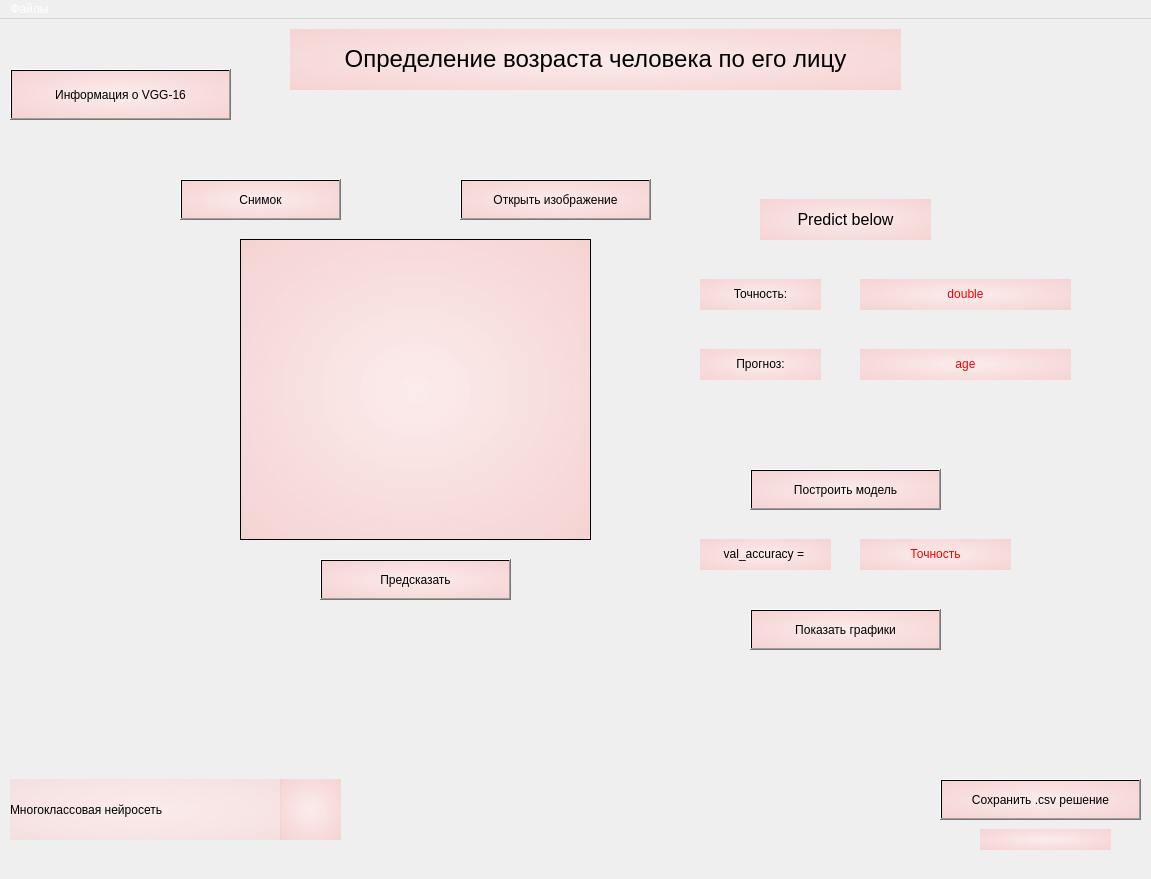
<?xml version="1.0" encoding="UTF-8"?>
<ui version="4.0">
 <class>mainWindow</class>
 <widget class="QMainWindow" name="mainWindow">
  <property name="windowModality">
   <enum>Qt::WindowModal</enum>
  </property>
  <property name="geometry">
   <rect>
    <x>0</x>
    <y>0</y>
    <width>1151</width>
    <height>879</height>
   </rect>
  </property>
  <property name="windowTitle">
   <string>MainWindow</string>
  </property>
  <property name="styleSheet">
   <string notr="true">border-image: url(:/newPrefixBack/back.jpg);</string>
  </property>
  <widget class="QWidget" name="centralwidget">
   <widget class="QLabel" name="label">
    <property name="geometry">
     <rect>
      <x>10</x>
      <y>760</y>
      <width>271</width>
      <height>61</height>
     </rect>
    </property>
    <property name="styleSheet">
     <string notr="true">font: 14pt &quot;Calibri&quot;;
border-image: url(:/newPrefixObj/1612493406_211-p-serii-tsvet-na-belom-fone-243.jpg);
background-color: qradialgradient(spread:pad, cx:0.5, cy:0.5, radius:2, fx:0.5, fy:0.5, stop:0 rgba(255, 235, 235, 206), stop:0.44 rgba(252, 128, 128, 80), stop:0.512438 rgba(124, 112, 118, 156), stop:0.751244 rgba(255, 188, 188, 80), stop:0.756219 rgba(255, 162, 162, 80), stop:1 rgba(255, 255, 255, 0));
background-color: qradialgradient(spread:pad, cx:0.5, cy:0.5, radius:2, fx:0.5, fy:0.5, stop:0 rgba(255, 235, 235, 206), stop:0.35 rgba(255, 188, 188, 80), stop:0.4 rgba(255, 162, 162, 80), stop:0.425 rgba(255, 132, 132, 156), stop:0.44 rgba(252, 128, 128, 80), stop:1 rgba(255, 255, 255, 0));</string>
    </property>
    <property name="text">
     <string>Многоклассовая нейросеть</string>
    </property>
   </widget>
   <widget class="QPushButton" name="createModelButton">
    <property name="geometry">
     <rect>
      <x>750</x>
      <y>450</y>
      <width>191</width>
      <height>41</height>
     </rect>
    </property>
    <property name="styleSheet">
     <string notr="true">font: 75 10pt &quot;MS Shell Dlg 2&quot;;
border-image: url(:/newPrefixObj/sunlight-white-simple-background-minimalism-sky-text-blue-gradient-texture-circle-atmosphere-gray-empty-light-color-fog-shape-line-screenshot-atmospheric-phenomenon-computer-wallpaper-atmosphere-of-earth-238647.jpg);
background-color: qradialgradient(spread:pad, cx:0.5, cy:0.5, radius:2, fx:0.5, fy:0.5, stop:0 rgba(255, 235, 235, 206), stop:0.44 rgba(252, 128, 128, 80), stop:0.512438 rgba(124, 112, 118, 156), stop:0.751244 rgba(255, 188, 188, 80), stop:0.756219 rgba(255, 162, 162, 80), stop:1 rgba(255, 255, 255, 0));</string>
    </property>
    <property name="text">
     <string>Построить модель</string>
    </property>
   </widget>
   <widget class="QPushButton" name="predictButton">
    <property name="geometry">
     <rect>
      <x>320</x>
      <y>540</y>
      <width>191</width>
      <height>41</height>
     </rect>
    </property>
    <property name="styleSheet">
     <string notr="true">background-color: qradialgradient(spread:pad, cx:0.5, cy:0.5, radius:2, fx:0.5, fy:0.5, stop:0 rgba(255, 235, 235, 206), stop:0.44 rgba(252, 128, 128, 80), stop:0.512438 rgba(124, 112, 118, 156), stop:0.751244 rgba(255, 188, 188, 80), stop:0.756219 rgba(255, 162, 162, 80), stop:1 rgba(255, 255, 255, 0));
border-image: url(:/newPrefixObj/sunlight-white-simple-background-minimalism-sky-text-blue-gradient-texture-circle-atmosphere-gray-empty-light-color-fog-shape-line-screenshot-atmospheric-phenomenon-computer-wallpaper-atmosphere-of-earth-238647.jpg);
font: 75 10pt &quot;MS Shell Dlg 2&quot;;</string>
    </property>
    <property name="text">
     <string>Предсказать</string>
    </property>
   </widget>
   <widget class="QPushButton" name="savecsvButton">
    <property name="geometry">
     <rect>
      <x>940</x>
      <y>760</y>
      <width>201</width>
      <height>41</height>
     </rect>
    </property>
    <property name="styleSheet">
     <string notr="true">background-color: qradialgradient(spread:pad, cx:0.5, cy:0.5, radius:2, fx:0.5, fy:0.5, stop:0 rgba(255, 235, 235, 206), stop:0.44 rgba(252, 128, 128, 80), stop:0.512438 rgba(124, 112, 118, 156), stop:0.751244 rgba(255, 188, 188, 80), stop:0.756219 rgba(255, 162, 162, 80), stop:1 rgba(255, 255, 255, 0));
border-image: url(:/newPrefixObj/sunlight-white-simple-background-minimalism-sky-text-blue-gradient-texture-circle-atmosphere-gray-empty-light-color-fog-shape-line-screenshot-atmospheric-phenomenon-computer-wallpaper-atmosphere-of-earth-238647.jpg);
font: 75 10pt &quot;MS Shell Dlg 2&quot;;</string>
    </property>
    <property name="text">
     <string>Сохранить .csv решение</string>
    </property>
   </widget>
   <widget class="QGraphicsView" name="graphicsView">
    <property name="geometry">
     <rect>
      <x>240</x>
      <y>220</y>
      <width>351</width>
      <height>301</height>
     </rect>
    </property>
    <property name="styleSheet">
     <string notr="true">background-color: qradialgradient(spread:pad, cx:0.5, cy:0.5, radius:2, fx:0.5, fy:0.5, stop:0 rgba(255, 235, 235, 206), stop:0.44 rgba(252, 128, 128, 80), stop:0.512438 rgba(124, 112, 118, 156), stop:0.751244 rgba(255, 188, 188, 80), stop:0.756219 rgba(255, 162, 162, 80), stop:1 rgba(255, 255, 255, 0));
border-image: url(:/newPrefixObj/sunlight-white-simple-background-minimalism-sky-text-blue-gradient-texture-circle-atmosphere-gray-empty-light-color-fog-shape-line-screenshot-atmospheric-phenomenon-computer-wallpaper-atmosphere-of-earth-238647.jpg);</string>
    </property>
   </widget>
   <widget class="QLabel" name="label_2">
    <property name="geometry">
     <rect>
      <x>290</x>
      <y>10</y>
      <width>611</width>
      <height>61</height>
     </rect>
    </property>
    <property name="styleSheet">
     <string notr="true">background-color: qradialgradient(spread:pad, cx:0.5, cy:0.5, radius:2, fx:0.5, fy:0.5, stop:0 rgba(255, 235, 235, 206), stop:0.44 rgba(252, 128, 128, 80), stop:0.512438 rgba(124, 112, 118, 156), stop:0.751244 rgba(255, 188, 188, 80), stop:0.756219 rgba(255, 162, 162, 80), stop:1 rgba(255, 255, 255, 0));
border-image: url(:/newPrefixObj/1612493406_211-p-serii-tsvet-na-belom-fone-243.jpg);
font: 16pt &quot;Calibri&quot;;</string>
    </property>
    <property name="text">
     <string>&lt;html&gt;&lt;head/&gt;&lt;body&gt;&lt;p align=&quot;center&quot;&gt;&lt;span style=&quot; font-size:18pt;&quot;&gt;Определение возраста человека по его лицу&lt;/span&gt;&lt;/p&gt;&lt;/body&gt;&lt;/html&gt;</string>
    </property>
   </widget>
   <widget class="QLabel" name="label_3">
    <property name="geometry">
     <rect>
      <x>700</x>
      <y>260</y>
      <width>121</width>
      <height>31</height>
     </rect>
    </property>
    <property name="styleSheet">
     <string notr="true">background-color: qradialgradient(spread:pad, cx:0.5, cy:0.5, radius:2, fx:0.5, fy:0.5, stop:0 rgba(255, 235, 235, 206), stop:0.44 rgba(252, 128, 128, 80), stop:0.512438 rgba(124, 112, 118, 156), stop:0.751244 rgba(255, 188, 188, 80), stop:0.756219 rgba(255, 162, 162, 80), stop:1 rgba(255, 255, 255, 0));
border-image: url(:/newPrefixObj/sunlight-white-simple-background-minimalism-sky-text-blue-gradient-texture-circle-atmosphere-gray-empty-light-color-fog-shape-line-screenshot-atmospheric-phenomenon-computer-wallpaper-atmosphere-of-earth-238647.jpg);
font: 12pt &quot;Calibri&quot;;</string>
    </property>
    <property name="text">
     <string>&lt;html&gt;&lt;head/&gt;&lt;body&gt;&lt;p align=&quot;center&quot;&gt;Точность:&lt;/p&gt;&lt;/body&gt;&lt;/html&gt;</string>
    </property>
   </widget>
   <widget class="QLabel" name="label_4">
    <property name="geometry">
     <rect>
      <x>700</x>
      <y>330</y>
      <width>121</width>
      <height>31</height>
     </rect>
    </property>
    <property name="styleSheet">
     <string notr="true">background-color: qradialgradient(spread:pad, cx:0.5, cy:0.5, radius:2, fx:0.5, fy:0.5, stop:0 rgba(255, 235, 235, 206), stop:0.44 rgba(252, 128, 128, 80), stop:0.512438 rgba(124, 112, 118, 156), stop:0.751244 rgba(255, 188, 188, 80), stop:0.756219 rgba(255, 162, 162, 80), stop:1 rgba(255, 255, 255, 0));
border-image: url(:/newPrefixObj/sunlight-white-simple-background-minimalism-sky-text-blue-gradient-texture-circle-atmosphere-gray-empty-light-color-fog-shape-line-screenshot-atmospheric-phenomenon-computer-wallpaper-atmosphere-of-earth-238647.jpg);
font: 12pt &quot;Calibri&quot;;</string>
    </property>
    <property name="text">
     <string>&lt;html&gt;&lt;head/&gt;&lt;body&gt;&lt;p align=&quot;center&quot;&gt;Прогноз:&lt;/p&gt;&lt;/body&gt;&lt;/html&gt;</string>
    </property>
   </widget>
   <widget class="QLabel" name="accuracy">
    <property name="geometry">
     <rect>
      <x>860</x>
      <y>260</y>
      <width>211</width>
      <height>31</height>
     </rect>
    </property>
    <property name="styleSheet">
     <string notr="true">background-color: qradialgradient(spread:pad, cx:0.5, cy:0.5, radius:2, fx:0.5, fy:0.5, stop:0 rgba(255, 235, 235, 206), stop:0.44 rgba(252, 128, 128, 80), stop:0.512438 rgba(124, 112, 118, 156), stop:0.751244 rgba(255, 188, 188, 80), stop:0.756219 rgba(255, 162, 162, 80), stop:1 rgba(255, 255, 255, 0));
border-image: url(:/newPrefixObj/sunlight-white-simple-background-minimalism-sky-text-blue-gradient-texture-circle-atmosphere-gray-empty-light-color-fog-shape-line-screenshot-atmospheric-phenomenon-computer-wallpaper-atmosphere-of-earth-238647.jpg);
font: 14pt &quot;Calibri&quot;;</string>
    </property>
    <property name="text">
     <string>&lt;html&gt;&lt;head/&gt;&lt;body&gt;&lt;p align=&quot;center&quot;&gt;&lt;span style=&quot; color:#ff0000;&quot;&gt;double&lt;/span&gt;&lt;/p&gt;&lt;/body&gt;&lt;/html&gt;</string>
    </property>
   </widget>
   <widget class="QLabel" name="prediction">
    <property name="geometry">
     <rect>
      <x>860</x>
      <y>330</y>
      <width>211</width>
      <height>31</height>
     </rect>
    </property>
    <property name="styleSheet">
     <string notr="true">background-color: qradialgradient(spread:pad, cx:0.5, cy:0.5, radius:2, fx:0.5, fy:0.5, stop:0 rgba(255, 235, 235, 206), stop:0.44 rgba(252, 128, 128, 80), stop:0.512438 rgba(124, 112, 118, 156), stop:0.751244 rgba(255, 188, 188, 80), stop:0.756219 rgba(255, 162, 162, 80), stop:1 rgba(255, 255, 255, 0));
font: 14pt &quot;Calibri&quot;;
border-image: url(:/newPrefixObj/sunlight-white-simple-background-minimalism-sky-text-blue-gradient-texture-circle-atmosphere-gray-empty-light-color-fog-shape-line-screenshot-atmospheric-phenomenon-computer-wallpaper-atmosphere-of-earth-238647.jpg);</string>
    </property>
    <property name="text">
     <string>&lt;html&gt;&lt;head/&gt;&lt;body&gt;&lt;p align=&quot;center&quot;&gt;&lt;span style=&quot; color:#ff0000;&quot;&gt;age&lt;/span&gt;&lt;/p&gt;&lt;/body&gt;&lt;/html&gt;</string>
    </property>
   </widget>
   <widget class="QPushButton" name="shootButton">
    <property name="geometry">
     <rect>
      <x>180</x>
      <y>160</y>
      <width>161</width>
      <height>41</height>
     </rect>
    </property>
    <property name="styleSheet">
     <string notr="true">background-color: qradialgradient(spread:pad, cx:0.5, cy:0.5, radius:2, fx:0.5, fy:0.5, stop:0 rgba(255, 235, 235, 206), stop:0.44 rgba(252, 128, 128, 80), stop:0.512438 rgba(124, 112, 118, 156), stop:0.751244 rgba(255, 188, 188, 80), stop:0.756219 rgba(255, 162, 162, 80), stop:1 rgba(255, 255, 255, 0));
border-image: url(:/newPrefixObj/sunlight-white-simple-background-minimalism-sky-text-blue-gradient-texture-circle-atmosphere-gray-empty-light-color-fog-shape-line-screenshot-atmospheric-phenomenon-computer-wallpaper-atmosphere-of-earth-238647.jpg);
font: 75 10pt &quot;MS Shell Dlg 2&quot;;
</string>
    </property>
    <property name="text">
     <string>Снимок</string>
    </property>
   </widget>
   <widget class="QLabel" name="val_accuracy">
    <property name="geometry">
     <rect>
      <x>860</x>
      <y>520</y>
      <width>151</width>
      <height>31</height>
     </rect>
    </property>
    <property name="styleSheet">
     <string notr="true">background-color: qradialgradient(spread:pad, cx:0.5, cy:0.5, radius:2, fx:0.5, fy:0.5, stop:0 rgba(255, 235, 235, 206), stop:0.44 rgba(252, 128, 128, 80), stop:0.512438 rgba(124, 112, 118, 156), stop:0.751244 rgba(255, 188, 188, 80), stop:0.756219 rgba(255, 162, 162, 80), stop:1 rgba(255, 255, 255, 0));
border-image: url(:/newPrefixObj/sunlight-white-simple-background-minimalism-sky-text-blue-gradient-texture-circle-atmosphere-gray-empty-light-color-fog-shape-line-screenshot-atmospheric-phenomenon-computer-wallpaper-atmosphere-of-earth-238647.jpg);
font: 10pt &quot;MS Shell Dlg 2&quot;;</string>
    </property>
    <property name="text">
     <string>&lt;html&gt;&lt;head/&gt;&lt;body&gt;&lt;p align=&quot;center&quot;&gt;&lt;span style=&quot; color:#ff0000;&quot;&gt;Точность&lt;/span&gt;&lt;/p&gt;&lt;/body&gt;&lt;/html&gt;</string>
    </property>
   </widget>
   <widget class="QPushButton" name="openImageButton">
    <property name="geometry">
     <rect>
      <x>460</x>
      <y>160</y>
      <width>191</width>
      <height>41</height>
     </rect>
    </property>
    <property name="styleSheet">
     <string notr="true">background-color: qradialgradient(spread:pad, cx:0.5, cy:0.5, radius:2, fx:0.5, fy:0.5, stop:0 rgba(255, 235, 235, 206), stop:0.44 rgba(252, 128, 128, 80), stop:0.512438 rgba(124, 112, 118, 156), stop:0.751244 rgba(255, 188, 188, 80), stop:0.756219 rgba(255, 162, 162, 80), stop:1 rgba(255, 255, 255, 0));
border-image: url(:/newPrefixObj/sunlight-white-simple-background-minimalism-sky-text-blue-gradient-texture-circle-atmosphere-gray-empty-light-color-fog-shape-line-screenshot-atmospheric-phenomenon-computer-wallpaper-atmosphere-of-earth-238647.jpg);
font: 75 10pt &quot;MS Shell Dlg 2&quot;;</string>
    </property>
    <property name="text">
     <string>Открыть изображение</string>
    </property>
   </widget>
   <widget class="QLabel" name="label_5">
    <property name="geometry">
     <rect>
      <x>700</x>
      <y>520</y>
      <width>131</width>
      <height>31</height>
     </rect>
    </property>
    <property name="styleSheet">
     <string notr="true">background-color: qradialgradient(spread:pad, cx:0.5, cy:0.5, radius:2, fx:0.5, fy:0.5, stop:0 rgba(255, 235, 235, 206), stop:0.44 rgba(252, 128, 128, 80), stop:0.512438 rgba(124, 112, 118, 156), stop:0.751244 rgba(255, 188, 188, 80), stop:0.756219 rgba(255, 162, 162, 80), stop:1 rgba(255, 255, 255, 0));
border-image: url(:/newPrefixObj/sunlight-white-simple-background-minimalism-sky-text-blue-gradient-texture-circle-atmosphere-gray-empty-light-color-fog-shape-line-screenshot-atmospheric-phenomenon-computer-wallpaper-atmosphere-of-earth-238647.jpg);
font: 75 10pt &quot;MS Shell Dlg 2&quot;;</string>
    </property>
    <property name="text">
     <string>&lt;html&gt;&lt;head/&gt;&lt;body&gt;&lt;p align=&quot;center&quot;&gt;val_accuracy = &lt;/p&gt;&lt;/body&gt;&lt;/html&gt;</string>
    </property>
   </widget>
   <widget class="QLabel" name="saveAnswer">
    <property name="geometry">
     <rect>
      <x>980</x>
      <y>810</y>
      <width>131</width>
      <height>21</height>
     </rect>
    </property>
    <property name="styleSheet">
     <string notr="true">background-color: qradialgradient(spread:pad, cx:0.5, cy:0.5, radius:2, fx:0.5, fy:0.5, stop:0 rgba(255, 235, 235, 206), stop:0.44 rgba(252, 128, 128, 80), stop:0.512438 rgba(124, 112, 118, 156), stop:0.751244 rgba(255, 188, 188, 80), stop:0.756219 rgba(255, 162, 162, 80), stop:1 rgba(255, 255, 255, 0));
border-image: url(:/newPrefixObj/20bc56977efc63a66c8c8ed2413875ec.jpg);
font: 75 10pt &quot;MS Shell Dlg 2&quot;;</string>
    </property>
    <property name="text">
     <string>&lt;html&gt;&lt;head/&gt;&lt;body&gt;&lt;p align=&quot;center&quot;&gt;&lt;br/&gt;&lt;/p&gt;&lt;/body&gt;&lt;/html&gt;</string>
    </property>
   </widget>
   <widget class="QPushButton" name="graphicsButton">
    <property name="geometry">
     <rect>
      <x>750</x>
      <y>590</y>
      <width>191</width>
      <height>41</height>
     </rect>
    </property>
    <property name="styleSheet">
     <string notr="true">background-color: qradialgradient(spread:pad, cx:0.5, cy:0.5, radius:2, fx:0.5, fy:0.5, stop:0 rgba(255, 235, 235, 206), stop:0.44 rgba(252, 128, 128, 80), stop:0.512438 rgba(124, 112, 118, 156), stop:0.751244 rgba(255, 188, 188, 80), stop:0.756219 rgba(255, 162, 162, 80), stop:1 rgba(255, 255, 255, 0));
border-image: url(:/newPrefixObj/sunlight-white-simple-background-minimalism-sky-text-blue-gradient-texture-circle-atmosphere-gray-empty-light-color-fog-shape-line-screenshot-atmospheric-phenomenon-computer-wallpaper-atmosphere-of-earth-238647.jpg);
font: 75 10pt &quot;MS Shell Dlg 2&quot;;</string>
    </property>
    <property name="text">
     <string>Показать графики</string>
    </property>
   </widget>
   <widget class="QLabel" name="logo">
    <property name="geometry">
     <rect>
      <x>280</x>
      <y>760</y>
      <width>61</width>
      <height>61</height>
     </rect>
    </property>
    <property name="styleSheet">
     <string notr="true">image: url(:/myPrefix/unnamed.jpg);
border-image: url(:/newPrefix/unnamed.jpg);
background-color: qradialgradient(spread:pad, cx:0.5, cy:0.5, radius:2, fx:0.5, fy:0.5, stop:0 rgba(255, 235, 235, 206), stop:0.44 rgba(252, 128, 128, 80), stop:0.512438 rgba(124, 112, 118, 156), stop:0.751244 rgba(255, 188, 188, 80), stop:0.756219 rgba(255, 162, 162, 80), stop:1 rgba(255, 255, 255, 0));</string>
    </property>
    <property name="text">
     <string/>
    </property>
   </widget>
   <widget class="QPushButton" name="infoAboutVGG16Button">
    <property name="geometry">
     <rect>
      <x>10</x>
      <y>50</y>
      <width>221</width>
      <height>51</height>
     </rect>
    </property>
    <property name="styleSheet">
     <string notr="true">background-color: qradialgradient(spread:pad, cx:0.5, cy:0.5, radius:2, fx:0.5, fy:0.5, stop:0 rgba(255, 235, 235, 206), stop:0.44 rgba(252, 128, 128, 80), stop:0.512438 rgba(124, 112, 118, 156), stop:0.751244 rgba(255, 188, 188, 80), stop:0.756219 rgba(255, 162, 162, 80), stop:1 rgba(255, 255, 255, 0));
border-image: url(:/newPrefixObj/sunlight-white-simple-background-minimalism-sky-text-blue-gradient-texture-circle-atmosphere-gray-empty-light-color-fog-shape-line-screenshot-atmospheric-phenomenon-computer-wallpaper-atmosphere-of-earth-238647.jpg);
font: 75 10pt &quot;MS Shell Dlg 2&quot;;</string>
    </property>
    <property name="text">
     <string>Информация о VGG-16</string>
    </property>
   </widget>
   <widget class="QLabel" name="label_6">
    <property name="geometry">
     <rect>
      <x>760</x>
      <y>180</y>
      <width>171</width>
      <height>41</height>
     </rect>
    </property>
    <property name="styleSheet">
     <string notr="true">font: 75 10pt &quot;MS Shell Dlg 2&quot;;
border-image: url(:/newPrefixObj/sunlight-white-simple-background-minimalism-sky-text-blue-gradient-texture-circle-atmosphere-gray-empty-light-color-fog-shape-line-screenshot-atmospheric-phenomenon-computer-wallpaper-atmosphere-of-earth-238647.jpg);
background-color: qradialgradient(spread:pad, cx:0.5, cy:0.5, radius:2, fx:0.5, fy:0.5, stop:0 rgba(255, 235, 235, 206), stop:0.44 rgba(252, 128, 128, 80), stop:0.512438 rgba(124, 112, 118, 156), stop:0.751244 rgba(255, 188, 188, 80), stop:0.756219 rgba(255, 162, 162, 80), stop:1 rgba(255, 255, 255, 0));</string>
    </property>
    <property name="text">
     <string>&lt;html&gt;&lt;head/&gt;&lt;body&gt;&lt;p align=&quot;center&quot;&gt;&lt;span style=&quot; font-size:12pt;&quot;&gt;Predict below&lt;/span&gt;&lt;/p&gt;&lt;/body&gt;&lt;/html&gt;</string>
    </property>
   </widget>
  </widget>
  <widget class="QMenuBar" name="menubar">
   <property name="geometry">
    <rect>
     <x>0</x>
     <y>0</y>
     <width>1151</width>
     <height>26</height>
    </rect>
   </property>
   <property name="styleSheet">
    <string notr="true">color: rgb(255, 255, 255);</string>
   </property>
   <widget class="QMenu" name="menuOpen">
    <property name="title">
     <string>Файлы</string>
    </property>
    <addaction name="actionOpen"/>
    <addaction name="actionWebCam"/>
   </widget>
   <addaction name="menuOpen"/>
  </widget>
  <action name="actionOpen">
   <property name="text">
    <string>Open</string>
   </property>
   <property name="toolTip">
    <string>&lt;html&gt;&lt;head/&gt;&lt;body&gt;&lt;p&gt;&lt;span style=&quot; color:#ffffff;&quot;&gt;Open&lt;/span&gt;&lt;/p&gt;&lt;/body&gt;&lt;/html&gt;</string>
   </property>
   <property name="autoRepeat">
    <bool>false</bool>
   </property>
  </action>
  <action name="actionWebCam">
   <property name="text">
    <string>WebCam</string>
   </property>
  </action>
 </widget>
 <resources>
  <include location="diplom.qrc"/>
 </resources>
 <connections/>
</ui>
